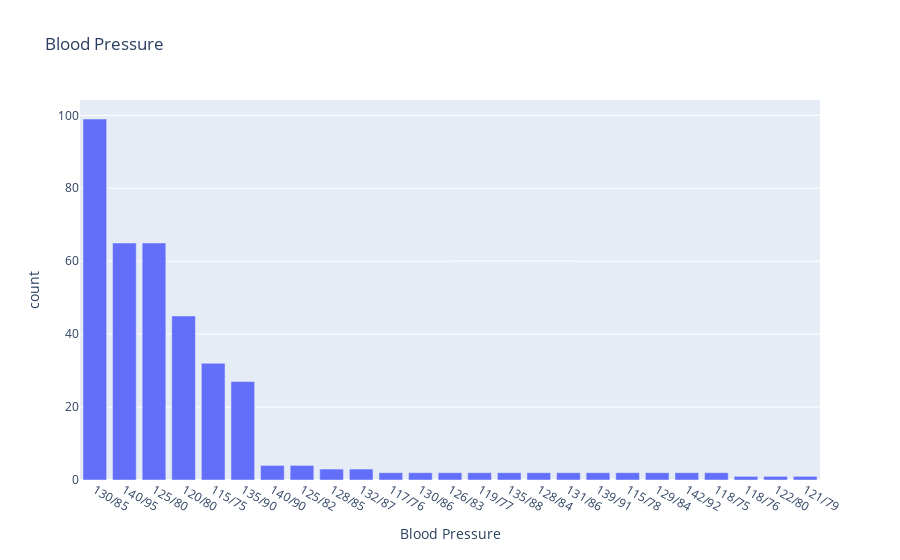

Notebook cell for this chart:
### Markdown cell above
## ↘️ Blood Pressure

### Code cell
fig=px.bar(Blood_Pressure_count,x="Blood Pressure",y="count",title="Blood Pressure")
fig.show()

### Figure 1 — Plotly figure (JSON) as saved in the notebook; plotly's stock layout.template omitted (floating-point values rounded to 4 significant figures)
{"data": [{"hovertemplate": "Blood Pressure=%{x}<br>count=%{y}<extra></extra>", "legendgroup": "", "marker": {"color": "#636efa", "pattern": {"shape": ""}}, "name": "", "orientation": "v", "showlegend": false, "textposition": "auto", "type": "bar", "x": ["130/85", "140/95", "125/80", "120/80", "115/75", "135/90", "140/90", "125/82", "128/85", "132/87", "117/76", "130/86", "126/83", "119/77", "135/88", "128/84", "131/86", "139/91", "115/78", "129/84", "142/92", "118/75", "118/76", "122/80", "121/79"], "xaxis": "x", "y": [99, 65, 65, 45, 32, 27, 4, 4, 3, 3, 2, 2, 2, 2, 2, 2, 2, 2, 2, 2, 2, 2, 1, 1, 1], "yaxis": "y"}], "layout": {"barmode": "relative", "legend": {"tracegroupgap": 0}, "title": {"text": "Blood Pressure"}, "xaxis": {"anchor": "y", "domain": [0, 1], "title": {"text": "Blood Pressure"}}, "yaxis": {"anchor": "x", "domain": [0, 1], "title": {"text": "count"}}}}
